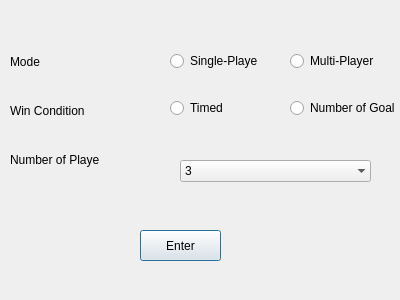
<?xml version="1.0" encoding="UTF-8"?>
<ui version="4.0">
 <class>Game_Options</class>
 <widget class="QDialog" name="Game_Options">
  <property name="geometry">
   <rect>
    <x>0</x>
    <y>0</y>
    <width>400</width>
    <height>300</height>
   </rect>
  </property>
  <property name="windowTitle">
   <string>Dialog</string>
  </property>
  <widget class="QWidget" name="layoutWidget">
   <property name="geometry">
    <rect>
     <x>290</x>
     <y>30</y>
     <width>104</width>
     <height>111</height>
    </rect>
   </property>
   <layout class="QVBoxLayout" name="verticalLayout_4">
    <item>
     <widget class="QRadioButton" name="Multi">
      <property name="text">
       <string>Multi-Player</string>
      </property>
      <attribute name="buttonGroup">
       <string notr="true">Mode</string>
      </attribute>
     </widget>
    </item>
    <item>
     <widget class="QRadioButton" name="Goals">
      <property name="text">
       <string>Number of Goals</string>
      </property>
      <attribute name="buttonGroup">
       <string notr="true">WinCondition</string>
      </attribute>
     </widget>
    </item>
   </layout>
  </widget>
  <widget class="QWidget" name="layoutWidget_2">
   <property name="geometry">
    <rect>
     <x>10</x>
     <y>40</y>
     <width>90</width>
     <height>141</height>
    </rect>
   </property>
   <layout class="QVBoxLayout" name="verticalLayout">
    <item>
     <widget class="QLabel" name="label">
      <property name="text">
       <string>Mode</string>
      </property>
     </widget>
    </item>
    <item>
     <widget class="QLabel" name="label_2">
      <property name="text">
       <string>Win Condition</string>
      </property>
     </widget>
    </item>
    <item>
     <widget class="QLabel" name="label_3">
      <property name="text">
       <string>Number of Players</string>
      </property>
     </widget>
    </item>
   </layout>
  </widget>
  <widget class="QComboBox" name="No_Players">
   <property name="geometry">
    <rect>
     <x>180</x>
     <y>160</y>
     <width>191</width>
     <height>22</height>
    </rect>
   </property>
   <property name="currentText">
    <string>3</string>
   </property>
   <property name="frame">
    <bool>false</bool>
   </property>
   <item>
    <property name="text">
     <string>3</string>
    </property>
   </item>
   <item>
    <property name="text">
     <string>4</string>
    </property>
   </item>
   <item>
    <property name="text">
     <string>5</string>
    </property>
   </item>
   <item>
    <property name="text">
     <string>6</string>
    </property>
   </item>
   <item>
    <property name="text">
     <string>7</string>
    </property>
   </item>
   <item>
    <property name="text">
     <string>8</string>
    </property>
   </item>
   <item>
    <property name="text">
     <string>9</string>
    </property>
   </item>
   <item>
    <property name="text">
     <string>10</string>
    </property>
   </item>
   <item>
    <property name="text">
     <string>11</string>
    </property>
   </item>
  </widget>
  <widget class="QPushButton" name="Game_Options_2">
   <property name="geometry">
    <rect>
     <x>140</x>
     <y>230</y>
     <width>81</width>
     <height>31</height>
    </rect>
   </property>
   <property name="text">
    <string>Enter</string>
   </property>
  </widget>
  <widget class="QWidget" name="layoutWidget_3">
   <property name="geometry">
    <rect>
     <x>170</x>
     <y>30</y>
     <width>87</width>
     <height>111</height>
    </rect>
   </property>
   <layout class="QVBoxLayout" name="verticalLayout_2">
    <item>
     <widget class="QRadioButton" name="Single">
      <property name="text">
       <string>Single-Player</string>
      </property>
      <attribute name="buttonGroup">
       <string notr="true">Mode</string>
      </attribute>
     </widget>
    </item>
    <item>
     <widget class="QRadioButton" name="Timed">
      <property name="text">
       <string>Timed</string>
      </property>
      <attribute name="buttonGroup">
       <string notr="true">WinCondition</string>
      </attribute>
     </widget>
    </item>
   </layout>
  </widget>
 </widget>
 <resources/>
 <connections/>
 <buttongroups>
  <buttongroup name="WinCondition"/>
  <buttongroup name="Mode"/>
 </buttongroups>
</ui>
